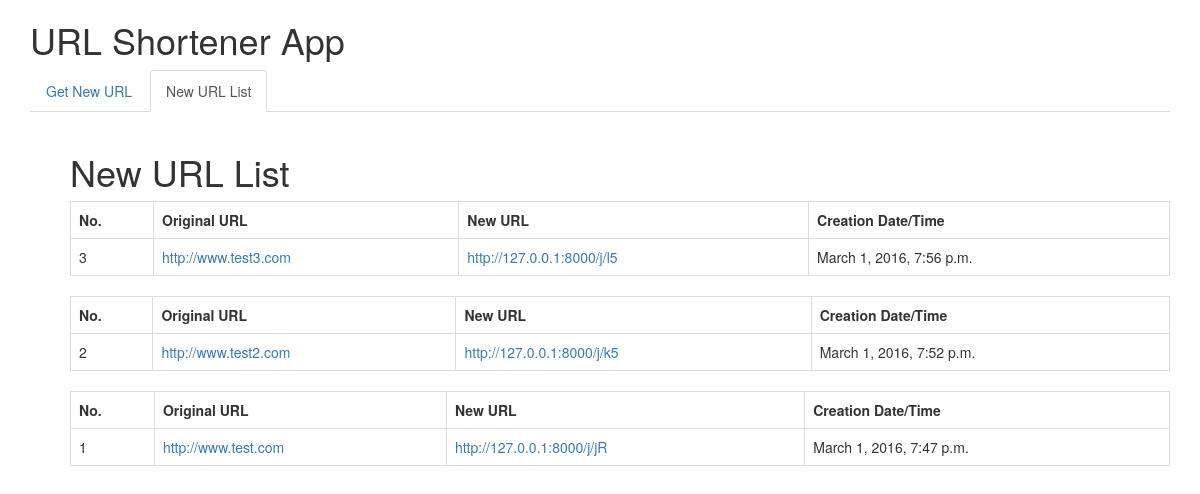
The page /list/ on the database as committed earlier.
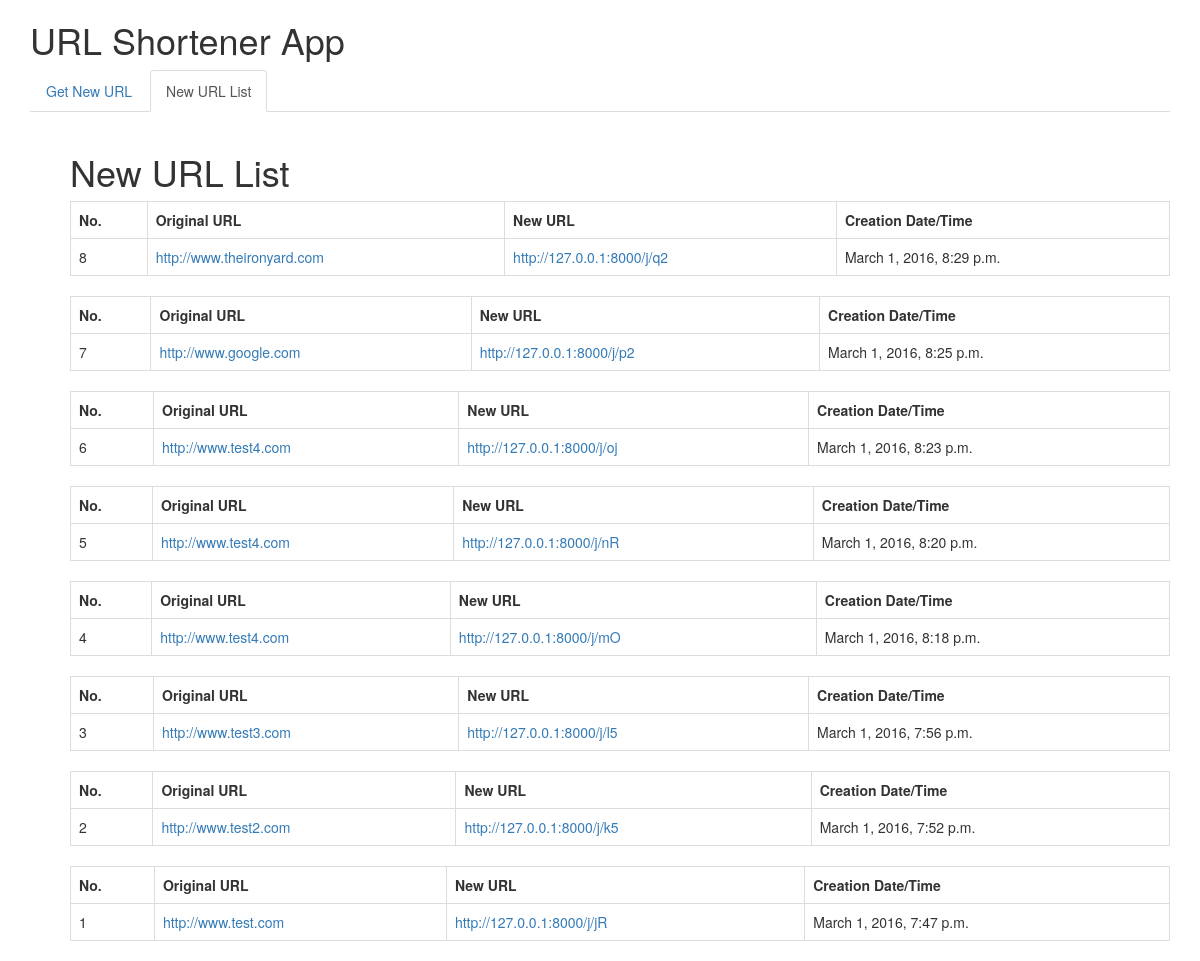
The same page on the database as committed later.
### app/models.py (models this page shows, shortened)
class Bookmark(models.Model):
    input_url = models.URLField()
    title = models.CharField(max_length=40)
    description = models.TextField(blank=True)
    output_url = models.CharField(max_length=100)
    timestamp = models.DateTimeField(auto_now_add=True)
    class Meta:
        ordering = ["-timestamp"]

### app/views.py (the view)
# urls.py: url(r'^list/$', BookmarkListView.as_view(), name='list_view'),
class BookmarkListView(ListView):
    model = Bookmark

### templates/app/bookmark_list.html
{% extends 'base.html' %}
    {% block content %}
<ul class="nav nav-tabs">
  <li role="presentation" ><a href="{% url 'first_view' %}">Get New URL</a></li>
  <li role="presentation" class="active"><a href="#">New URL List</a></li>
</ul>
<br>
<ul>
<div>
    <h1>New URL List</h1>
</div>
    {% for url in object_list %}
<table class="table table-bordered">
    <tr>
        <th> No. </th>
        <th> Original URL </th>
        <th> New URL </th>
        <th> Creation Date/Time </th>
    </tr>
    <tr>
        <td>{{ url.id }}</td>
        <td><a href="{{ url.input_url }}">{{ url.input_url }}</a></td>
        <td><a href="{{ url.input_url }}">http://127.0.0.1:8000/j/{{ url.output_url }}</a></td>
        <td> {{ url.timestamp }}</td>
    </tr>
</table>
{% endfor %}
</ul>
{% endblock %}

### templates/base.html (shortened to what this page needs)
<!DOCTYPE html>
<html lang="en">
<head>
    <link href="https://maxcdn.bootstrapcdn.com/bootstrap/3.3.6/css/bootstrap.min.css" rel="stylesheet">
</head>
<body class = "container">
<div>
<h1>URL Shortener App</h1>
{% block content %}
{% endblock %}
</div>
</body>
</html>

Rows that differ between the two databases and show on the page:
added Bookmark: id "8", input_url "http://www.theironyard.com", output_url "q2", timestamp "March 1, 2016, 8:29 p.m."
added Bookmark: id "7", input_url "http://www.google.com", output_url "p2", timestamp "March 1, 2016, 8:25 p.m."
added Bookmark: id "6", input_url "http://www.test4.com", output_url "oj", timestamp "March 1, 2016, 8:23 p.m."
added Bookmark: id "5", input_url "http://www.test4.com", output_url "nR", timestamp "March 1, 2016, 8:20 p.m."
added Bookmark: id "4", input_url "http://www.test4.com", output_url "mO", timestamp "March 1, 2016, 8:18 p.m."
